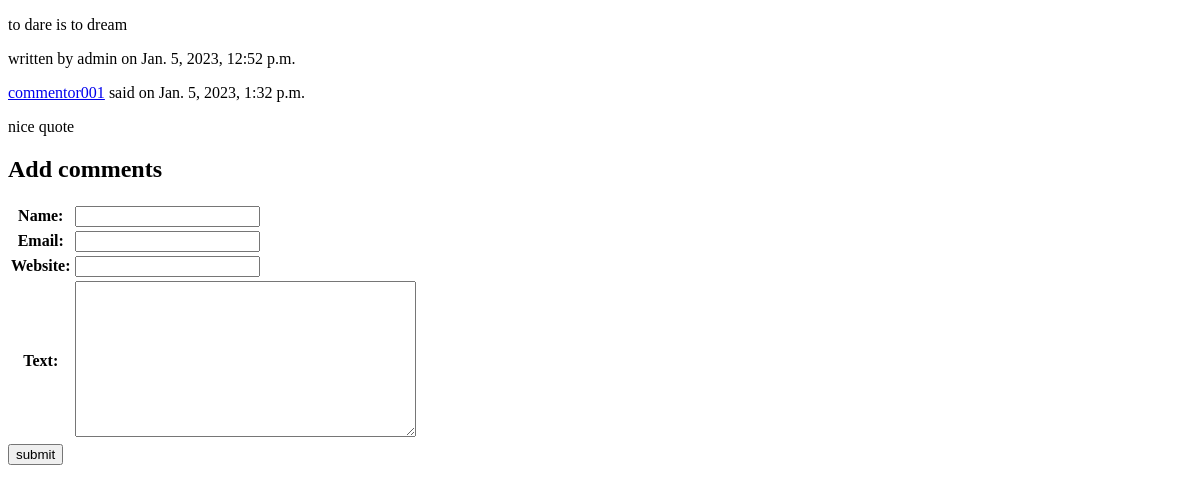
The page /blog/post/to-dare-is-to-dream on the database as committed earlier.
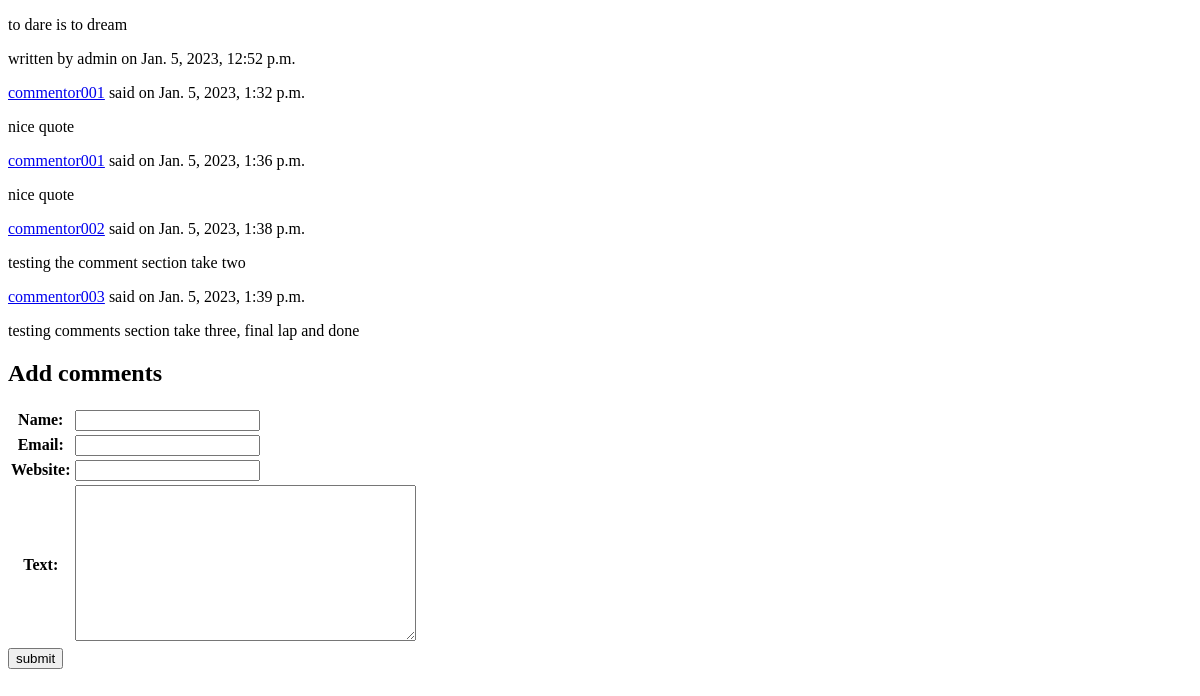
The same page on the database as committed later.
### blog/models.py (models this page shows, shortened)
class Comment(models.Model):
    name = models.CharField(max_length=42)
    email = models.EmailField(max_length=75)
    website = models.URLField(max_length=200,null=True, blank=True)
    text = models.TextField()
    post = models.ForeignKey(Post, on_delete=models.CASCADE)
    created_on = models.DateTimeField(auto_now_add=True)

### blog/views.py (the view)
# urls.py: path("post/<str:slug>",views.view_post,name = "blog_post_detail"),
def view_post(request, slug):
    post = get_object_or_404(Post, slug = slug)
    form = CommentForm(request.POST or None)
    if form.is_valid():
        comment = form.save(commit = False)
        comment.post = post
        comment.save()
        return redirect("blog_post_detail", slug = post.slug)
    return render(request, 'blog/blog_post.html',{'post':post,'form': form})

### blog/forms.py
class CommentForm(forms.ModelForm):
    class Meta:
        model = Comment
        exclude = ["post"]

### templates/blog/blog_post.html (shortened to what this page needs)
<!DOCTYPE html>
<html lang="en">
<head>
</head>
<body>
    <p>
        <div>
            <p>{{ post.title }}</p>
        </div>
        <div>
            <span>
                written by {{ post.author }} on {{ post.created_on }}
            </span>
        </div>
    </p>
    {% if post.comment_set.all %}
    <div>
        {% for comment in post.comment_set.all %}
        <span>
            <a href = "{{ comment.website }}">{{ comment.name }}</a> said on {{ comment.created_on }}
        </span>
        <p>
            {{ comment.text }}
        </p>
        {% endfor %}
    </div>
    {% endif %}
    <div>
        <h2>Add comments</h2>
        <form action = "" method="POST">
            <table>
                {{ form.as_table }}
            </table>
            <input type = "submit" name = "submit", value = "submit">
        </form>
    </div>
</body>
</html>

Rows that differ between the two databases and show on the page:
added Comment: name "commentor001", created_on "Jan. 5, 2023, 1:36 p.m.", text "nice quote"
added Comment: name "commentor002", created_on "Jan. 5, 2023, 1:38 p.m.", text "testing the comment section take two"
added Comment: name "commentor003", created_on "Jan. 5, 2023, 1:39 p.m.", text "testing comments section take three, final lap and done"
